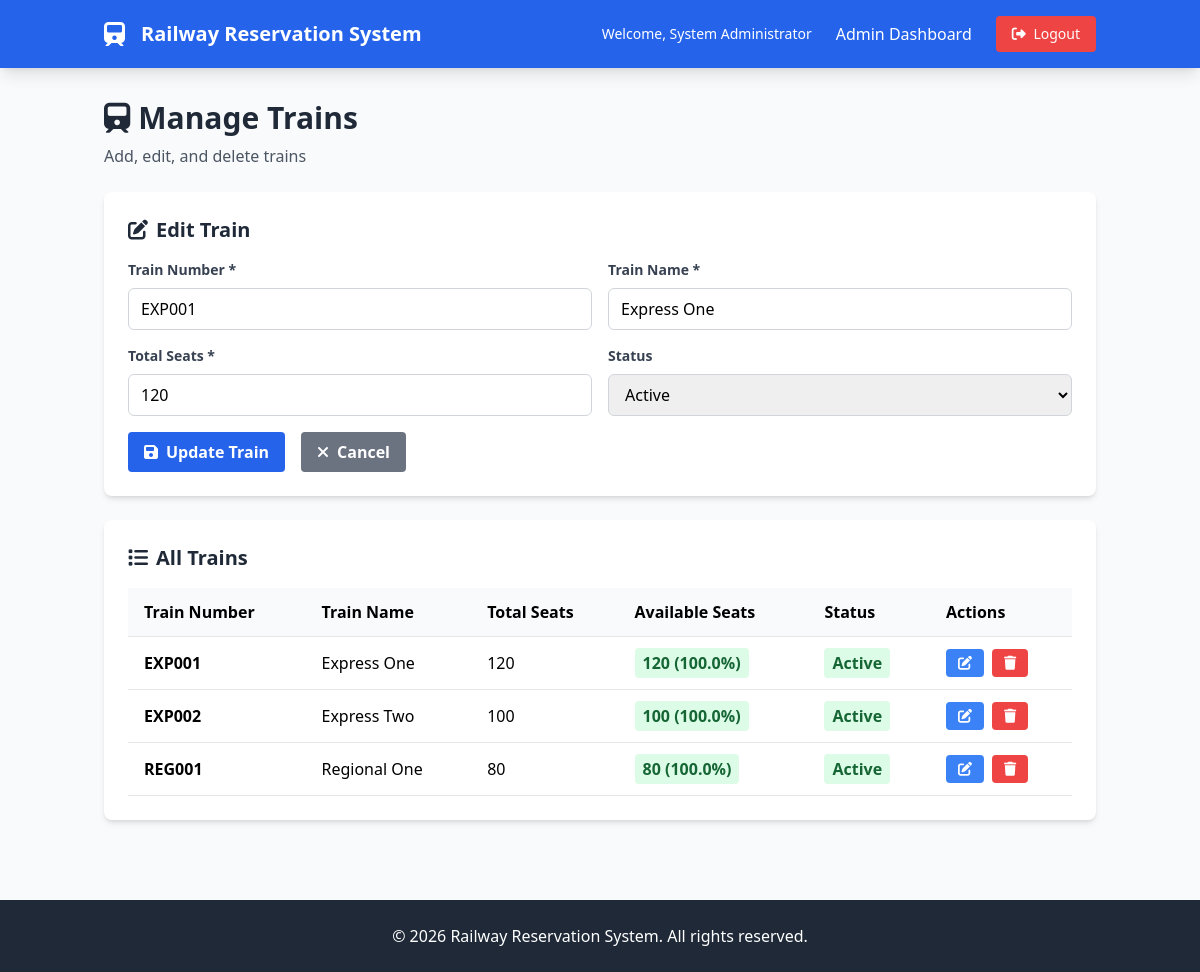
/admin/trains.php?edit=1 (signed in), run on the app's committed database.
### tables this page shows
CREATE TABLE trains (
    id INT AUTO_INCREMENT PRIMARY KEY,
    train_number VARCHAR(20) UNIQUE NOT NULL,
    train_name VARCHAR(100) NOT NULL,
    total_seats INT NOT NULL DEFAULT 100,
    available_seats INT NOT NULL DEFAULT 100,
    status ENUM('active', 'inactive') NOT NULL DEFAULT 'active',
    created_at TIMESTAMP DEFAULT CURRENT_TIMESTAMP,
    updated_at TIMESTAMP DEFAULT CURRENT_TIMESTAMP ON UPDATE CURRENT_TIMESTAMP
);

### includes/train.php (called while the page is built, shortened)
<?php
require_once __DIR__ . '/database.php';
class Train {
    private $db;
    public function __construct() {
        $this->db = new Database();
    }
    public function getAllTrains() {
        try {
            $stmt = $this->db->prepare("SELECT * FROM trains ORDER BY train_number");
            $stmt->execute();
            return $stmt->fetchAll();
        } catch(PDOException $e) {
            error_log("Get trains error: " . $e->getMessage());
            return [];
        }
    }
    public function getTrainById($id) {
        try {
            $stmt = $this->db->prepare("SELECT * FROM trains WHERE id = ?");
            $stmt->execute([$id]);
            return $stmt->fetch();
        } catch(PDOException $e) {
            error_log("Get train error: " . $e->getMessage());
            return false;
        }
    }
}
?>

### includes/database.php (called while the page is built, shortened)
<?php
class Database {
    private $host = DB_HOST;
    private $db_name = DB_NAME;
    private $username = DB_USER;
    private $password = DB_PASS;
    public function connect() {
        $this->conn = null;
        try {
            $this->conn = new PDO(
                "mysql:host=" . $this->host . ";dbname=" . $this->db_name,
                $this->username,
                $this->password
            );
            $this->conn->setAttribute(PDO::ATTR_ERRMODE, PDO::ERRMODE_EXCEPTION);
            $this->conn->setAttribute(PDO::ATTR_DEFAULT_FETCH_MODE, PDO::FETCH_ASSOC);
        } catch(PDOException $e) {
            echo "Connection error: " . $e->getMessage();
        }
        return $this->conn;
    }
    public function prepare($sql) {
        return $this->connect()->prepare($sql);
    }
}
?>

### admin/trains.php (the view, shortened to what this page needs)
<?php
require_once '../includes/train.php';
$train = new Train();
$trains = $train->getAllTrains();
$editing_train = null;
if (isset($_GET['edit'])) {
    $editing_train = $train->getTrainById((int)$_GET['edit']);
}
$content = '
<div class="mb-6">
    <h1 class="text-3xl font-bold text-gray-800">
        <i class="fas fa-train mr-2"></i>Manage Trains
    </h1>
    <p class="text-gray-600 mt-2">Add, edit, and delete trains</p>
</div>';
if ($editing_train) {
    $content .= '
<div class="bg-white rounded-lg shadow-md p-6 mb-6">
    <h2 class="text-xl font-bold mb-4 text-gray-800">
        <i class="fas fa-edit mr-2"></i>Edit Train
    </h2>
    <form method="POST" action="">
        <input type="hidden" name="train_id" value="' . $editing_train['id'] . '">
        <div class="grid grid-cols-1 md:grid-cols-2 gap-4">
            <div>
                <label for="train_number" class="block text-gray-700 text-sm font-bold mb-2">Train Number *</label>
                <input type="text" id="train_number" name="train_number" required
                       value="' . htmlspecialchars($editing_train['train_number']) . '"
                       class="w-full px-3 py-2 border border-gray-300 rounded-md focus:outline-none focus:ring-2 focus:ring-blue-500">
            </div>
            <div>
                <label for="train_name" class="block text-gray-700 text-sm font-bold mb-2">Train Name *</label>
                <input type="text" id="train_name" name="train_name" required
                       value="' . htmlspecialchars($editing_train['train_name']) . '"
                       class="w-full px-3 py-2 border border-gray-300 rounded-md focus:outline-none focus:ring-2 focus:ring-blue-500">
            </div>
            <div>
                <label for="total_seats" class="block text-gray-700 text-sm font-bold mb-2">Total Seats *</label>
                <input type="number" id="total_seats" name="total_seats" required min="1"
                       value="' . $editing_train['total_seats'] . '"
                       class="w-full px-3 py-2 border border-gray-300 rounded-md focus:outline-none focus:ring-2 focus:ring-blue-500">
            </div>
            <div>
                <label for="status" class="block text-gray-700 text-sm font-bold mb-2">Status</label>
                <select id="status" name="status"
                        class="w-full px-3 py-2 border border-gray-300 rounded-md focus:outline-none focus:ring-2 focus:ring-blue-500">
                    <option value="active" ' . ($editing_train['status'] === 'active' ? 'selected' : '') . '>Active</option>
                    <option value="inactive" ' . ($editing_train['status'] === 'inactive' ? 'selected' : '') . '>Inactive</option>
                </select>
            </div>
        </div>
        <div class="mt-4 flex space-x-4">
            <button type="submit" class="bg-blue-600 hover:bg-blue-700 text-white font-bold py-2 px-4 rounded transition duration-300">
                <i class="fas fa-save mr-2"></i>Update Train
            </button>
            <a href="trains.php" class="bg-gray-500 hover:bg-gray-600 text-white font-bold py-2 px-4 rounded transition duration-300">
                <i class="fas fa-times mr-2"></i>Cancel
            </a>
        </div>
    </form>
</div>';
}
$content .= '
<div class="bg-white rounded-lg shadow-md p-6">
    <h2 class="text-xl font-bold mb-4 text-gray-800">
        <i class="fas fa-list mr-2"></i>All Trains
    </h2>
    <div class="overflow-x-auto">
        <table class="w-full">
            <thead>
                <tr class="border-b bg-gray-50">
                    <th class="text-left py-3 px-4">Train Number</th>
                    <th class="text-left py-3 px-4">Train Name</th>
                    <th class="text-left py-3 px-4">Total Seats</th>
                    <th class="text-left py-3 px-4">Available Seats</th>
                    <th class="text-left py-3 px-4">Status</th>
                    <th class="text-left py-3 px-4">Actions</th>
                </tr>
            </thead>
            <tbody>';
if (!empty($trains)) {
    foreach ($trains as $t) {
        $status_color = $t['status'] === 'active' ? 'green' : 'red';
        $seats_percentage = ($t['total_seats'] > 0) ? ($t['available_seats'] / $t['total_seats']) * 100 : 0;
        $seats_color = $seats_percentage > 50 ? 'green' : ($seats_percentage > 20 ? 'yellow' : 'red');
        $content .= '
                <tr class="border-b hover:bg-gray-50">
                    <td class="py-3 px-4 font-semibold">' . htmlspecialchars($t['train_number']) . '</td>
                    <td class="py-3 px-4">' . htmlspecialchars($t['train_name']) . '</td>
                    <td class="py-3 px-4">' . $t['total_seats'] . '</td>
                    <td class="py-3 px-4">
                        <span class="bg-' . $seats_color . '-100 text-' . $seats_color . '-800 font-semibold px-2 py-1 rounded">
                            ' . $t['available_seats'] . ' (' . number_format($seats_percentage, 1) . '%)
                        </span>
                    </td>
                    <td class="py-3 px-4">
                        <span class="bg-' . $status_color . '-100 text-' . $status_color . '-800 font-semibold px-2 py-1 rounded">
                            ' . ucfirst($t['status']) . '
                        </span>
                    </td>
                    <td class="py-3 px-4">
                        <div class="flex space-x-2">
                            <a href="?edit=' . $t['id'] . '" class="bg-blue-500 hover:bg-blue-600 text-white px-3 py-1 rounded text-sm transition duration-300">
                                <i class="fas fa-edit"></i>
                            </a>
                            <form method="POST" action="" class="inline" onsubmit="return confirm(\'Are you sure you want to delete this train?\')">
                                <input type="hidden" name="action" value="delete">
                                <input type="hidden" name="train_id" value="' . $t['id'] . '">
                                <button type="submit" class="bg-red-500 hover:bg-red-600 text-white px-3 py-1 rounded text-sm transition duration-300">
                                    <i class="fas fa-trash"></i>
                                </button>
                            </form>
                        </div>
                    </td>
                </tr>';
    }
} else {
    $content .= '
                <tr>
                    <td colspan="6" class="text-center py-8 text-gray-500">No trains found</td>
                </tr>';
}
$content .= '
            </tbody>
        </table>
    </div>
</div>';
require_once '../includes/header.php';
?>

### data on the page
trains: train_number "EXP001", train_name "Express One", total_seats "120", status "Active", available_seats "120", seats_percentage "100.0"
trains: train_number "EXP002", train_name "Express Two", total_seats "100", available_seats "100", seats_percentage "100.0", status "Active"
trains: train_number "REG001", train_name "Regional One", total_seats "80", available_seats "80", seats_percentage "100.0", status "Active"

### other printed values
$_SESSION['full_name'] "System Administrator"
